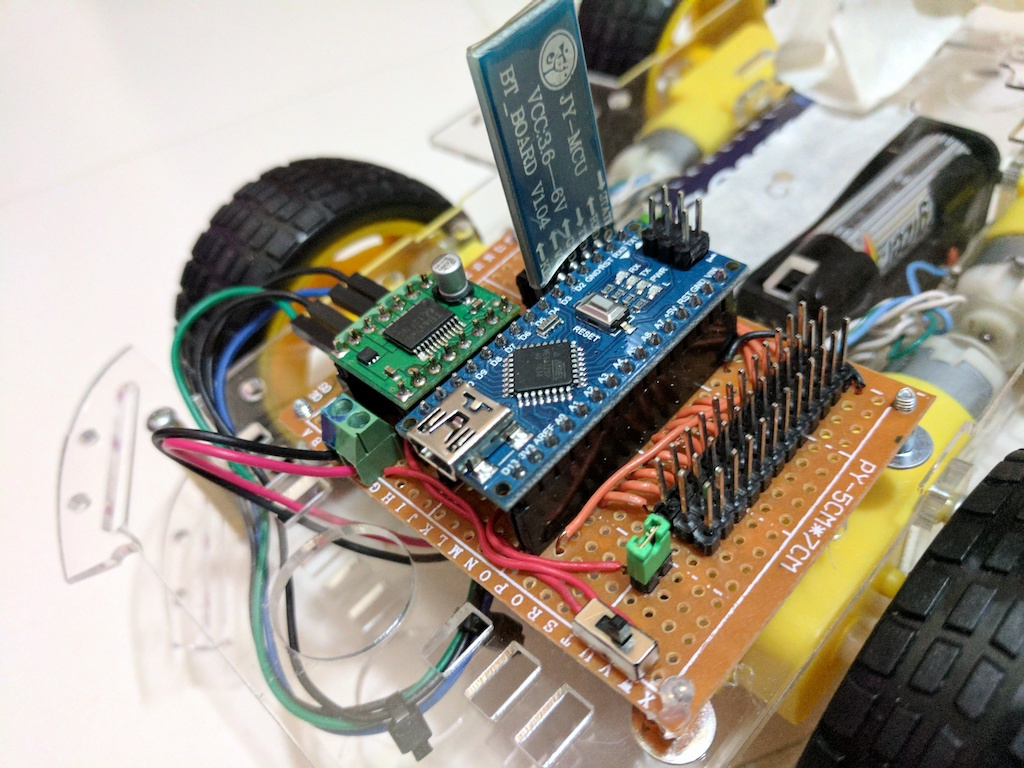
#> input picture photos/robot-platform.jpg, 1024 x 768 px
$ python -i test2.py   (imports and definitions only)
#> lines starting #> are read from the running program, lines starting #| are printed output that depends on the picture; after the words box and inside, x2 and y2 are one past the last pixel; in counts of white or black regions, pixels touching at a corner belong together
#> further down, picture is the input picture: shape (768, 1024, 3); mean B, G, R 139.7, 152.6, 159.6
import cv2
import numpy as np
import time
import threading
from queue import Queue

RTSP_STRING = 'http://robotpi.local:8001/stream.mjpg'


class CameraStream:
    # [47 lines left out: functions __init__, _capture_function, release, start, not called in this run]

    def stop(self):
        self.running = False

    # [5 lines left out: function get_frame, not called in this run]


class VisualControl:
    def __init__(self, camera_stream) -> None:
        self.camera_stream = camera_stream
        self.prev_time = time.time()

    def start(self):
        self.camera_stream.start()

    # [20 lines left out: functions get_fps, loop, not called in this run]

    def stop(self):
        self.camera_stream.stop()

    def process_frame(self, frame_time, frame):
        pass


class ArucoControl(VisualControl):
    # [23 lines left out: functions __init__, process_frame, not called in this run]


def process_frame(frame):
    hsv = cv2.cvtColor(frame, cv2.COLOR_BGR2HSV)
#> hsv: shape (768, 1024, 3); mean H, S, V 45, 60.4, 166.7
    lower_red = np.array([0, 100, 100])
    upper_red = np.array([10, 255, 255])
    mask = cv2.inRange(hsv, lower_red, upper_red)
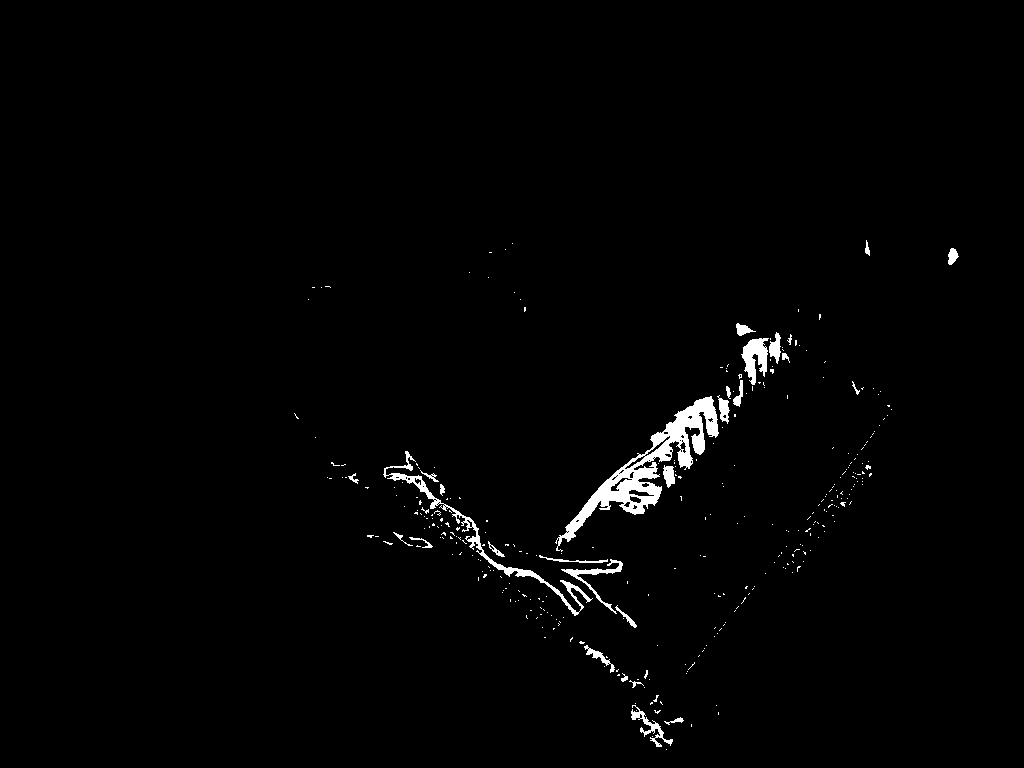
#> mask: shape (768, 1024); 1.4% white; 336 white regions (308 under 20 px)
    contours, _ = cv2.findContours(
        mask, cv2.RETR_EXTERNAL, cv2.CHAIN_APPROX_SIMPLE)
#> contours = 336 contours, 312 with area under 20; largest, box (x1, y1, x2, y2) and area: (555, 396, 719, 552) 4946, (383, 451, 593, 616) 1244, (741, 338, 769, 385) 640, (561, 559, 623, 614) 347, (631, 705, 673, 747) 270

    if contours:
        largest_contour = max(contours, key=cv2.contourArea)
#> largest_contour = contour of 488 points, box (x1, y1, x2, y2) (555, 396, 719, 552), area 4946

        x, y, w, h = cv2.boundingRect(largest_contour)
#> x = 555; y = 396; w = 164; h = 156

        cv2.rectangle(frame, (x, y), (x + w, y + h), (0, 255, 0), 2)
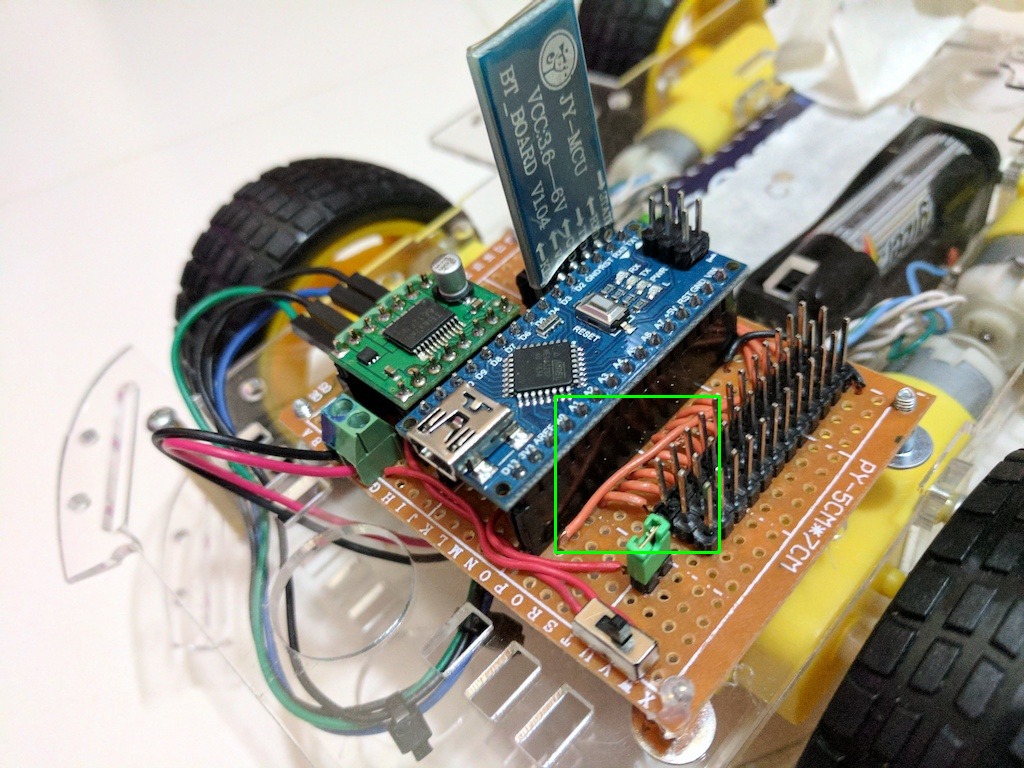
#> frame: shape (768, 1024, 3); 0.24% of pixels changed, all inside (x1, y1, x2, y2) = (554, 395, 721, 554)

    time.sleep(0.1)


aruco_dict = cv2.aruco.getPredefinedDictionary(cv2.aruco.DICT_4X4_250)
parameters = cv2.aruco.DetectorParameters()
detector = cv2.aruco.ArucoDetector(aruco_dict, parameters)


# [6 lines left out: function process_frame2, not called in this run]


prev_time = time.time()


# [33 lines left out: functions loop, main, not called in this run]


# [2 lines not run here, left out]

>>> import cv2
>>> picture = cv2.imread('../photos/robot-platform.jpg')
>>> result = process_frame(picture)
